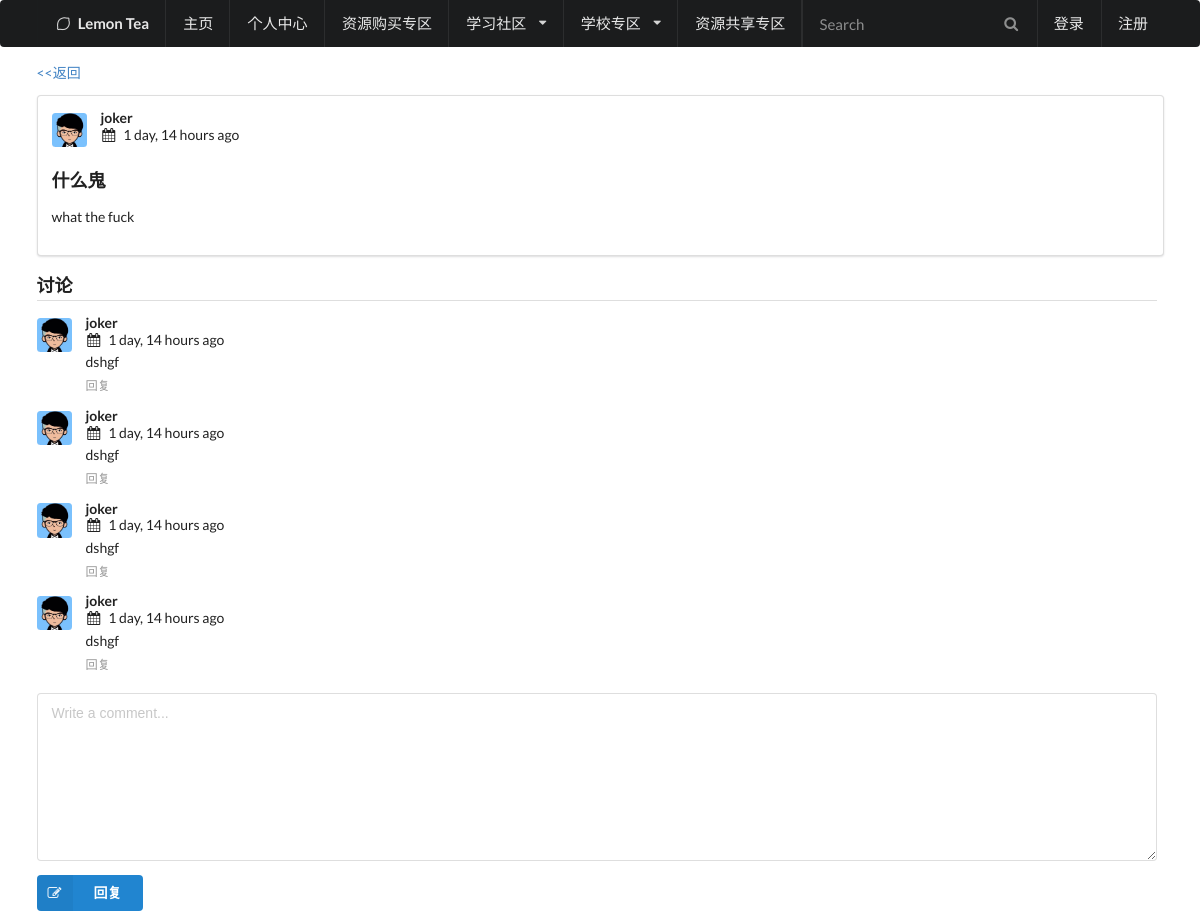
The app's page /community/2018-01-01-1438561070120000/ with its own data.
### forum/models.py (models this page shows, shortened)
class Article(models.Model):
	DRAFT = 'D'
	PUBLISHED = 'P'
	STATUS = (
		(DRAFT,'Draft'),
		(PUBLISHED,'Published'),
	)
	Comp = 'C'
	Math = 'M'
	Eng = 'E'
	COMM = (
		(Comp,'Computers'),
		(Math,'Math'),
		(Eng,'English'),
	)
	Type = models.CharField(max_length=1,choices=COMM)
	update_date = models.DateTimeField(auto_now=True,null=True)
	title = models.CharField(max_length=255,null=False,unique=True)
	slug = AutoSlugField(populate_from='update_date')
	content = models.TextField(max_length=4000)
	status = models.CharField(max_length=1, choices=STATUS, default=DRAFT)
	create_user = models.ForeignKey(Account,on_delete=models.CASCADE)
	create_date = models.DateTimeField(auto_now_add=True,null=True)
	update_user = models.ForeignKey(Account,null=True,blank=True,
									related_name="+",on_delete=models.CASCADE)
	class Meta:
		verbose_name = _("Article")
		verbose_name_plural = _("Articles")
		ordering = ("-create_date",)
	def get_content_as_markdown(self):
		return markdown.markdown(self.content,safe_mode='escape')
	def get_comments(self):
		return ArticleComment.objects.filter(article=self)

class ArticleComment(models.Model):
	article = models.ForeignKey(Article,on_delete=models.CASCADE)
	comment = models.CharField(max_length=500)
	date = models.DateTimeField(auto_now_add=True)
	user = models.ForeignKey(Account,on_delete=models.CASCADE)
	class Meta:
		verbose_name = _("Article Comment")
		verbose_name_plural = _("Article Comments")
		ordering = ("date",)
	def get_comment_as_markdown(self):
		return markdown.markdown(self.comment, safe_mode='escape')

### LemonApp/models.py (models this page shows, shortened)
class Account(AbstractUser):
    face = models.ImageField("头像", upload_to="UserPhoto/", null=True, default="UserPhoto/default.png")
    permission = models.IntegerField("权限类型", default=0) #数值越大权限越高,1为普通用户,2为学生,3为老师,10为管理员
    college_id = models.IntegerField("所属大学", default=-1)
    card_number = models.CharField("学号或教工号", max_length=50, default="-1")
    class Meta:
        db_table = "Account"

### forum/views.py (the view)
# urls.py: url(r'^(?P<slug>[-\w]+)/$', views.article, name='article'),
def article(request,slug):
	college_list = College.objects.all()
	article = get_object_or_404(Article, slug=slug, status=Article.PUBLISHED)
	return render(request, 'page.html', {'article':article, 'college_list':college_list})

### LemonApp/templates/page.html (shortened to what this page needs)
{%include "head.html"%}
{% load static %}
{% load i18n %}
{% load humanize %}
<body>
	{% include "HeaderMenu.html"%}
	<div class = "ui main container">
      <div class="ui breadcrumb">
        <a class="section" href = "{% url 'create_forums' %}"> <<返回 </a>
      </div>
		    <div class="ui segment" id="example1">
         <div class = "ui comments">
            <div class = "comment">
            <a class = "avatar" >
              <img src = " /LemonApp/media/{{ article.create_user.face }}">
            </a>
            <div class = "content" >
              <a class = "author" >{{article.create_user.username}}</a>
              <div clas="metadata">
              <i class = "calendar icon"></i><span class = "date"> {{article.create_date|naturaltime}}</span>
              </div>
      			</div>
            <h3 class="ui header">{{ article.title }}</h3>
      			<p>{{ article.get_content_as_markdown|safe }}</p>
    		</div>
      </div>
   		</div>
		<div class="ui comments">
          <h3 class="ui dividing header" style="width:80rem">讨论</h3>
            <div id="comment-list">
              {% for comment in article.get_comments %}
                {% include 'partial_article_comment.html' with comment=comment %}
              {% endfor %}
            </div>
 		 </div>
      {% if request.user.id %}
  		<form action="{% url 'comment' %}" method ="post" id = "comment-form" class="ui reply form">
      {% else %}
      <form action="login" method="post" class ="ui reply form">
      {% endif %}
    		    <div class="field" style="width:80rem">
      			   <textarea placeholder ="{% trans 'Write a comment...' %}" name="comment"></textarea>
    		    </div>
    		<button id="comment-commit"  class="ui blue labeled submit icon button"><i class="icon edit"></i>回复</button>
  		</form>
</div>
</body>
</html>

### LemonApp/templates/partial_article_comment.html
{% load humanize %}
                  <div class = "comment">
                      <a class = "avatar">
                        <img src = " /LemonApp/media/{{ comment.user.face }}">
                      </a>
                  <div class = "content">
                      <a class = "author">{{comment.user.username}}</a>
                      <div clas="metadata">
                      <i class = "calendar icon"></i><span class = "date"> {{comment.date|naturaltime}}</span>
                      </div>
                  <div class = "text" style = "width:80rem"> {{comment.get_comment_as_markdown|safe}}</div>
                  <div class = "actions">
                    <a class = "reply" >回复</a>
                  </div>
                </div>
              </div>

### records on screen
Article: create_user.face (placeholder picture), create_user.username "joker", create_date "1 day, 14 hours ago", title "什么鬼", get_content_as_markdown "what the fuck"
ArticleComment: user.face (placeholder picture), user.username "joker", date "1 day, 14 hours ago", get_comment_as_markdown "dshgf"
ArticleComment: user.face (placeholder picture), user.username "joker", date "1 day, 14 hours ago", get_comment_as_markdown "dshgf"
ArticleComment: user.face (placeholder picture), user.username "joker", date "1 day, 14 hours ago", get_comment_as_markdown "dshgf"
ArticleComment: user.face (placeholder picture), user.username "joker", date "1 day, 14 hours ago", get_comment_as_markdown "dshgf"
